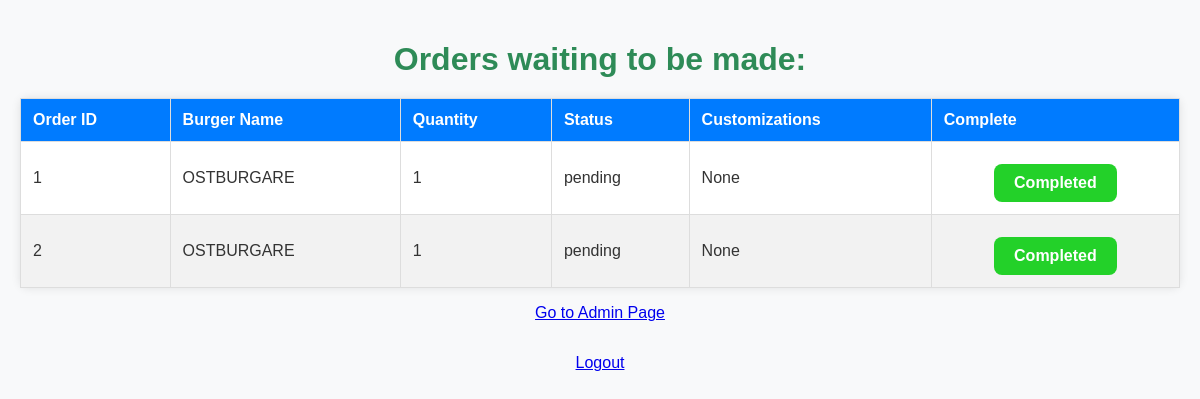
Page /kitchen (signed in) on the earlier database version.
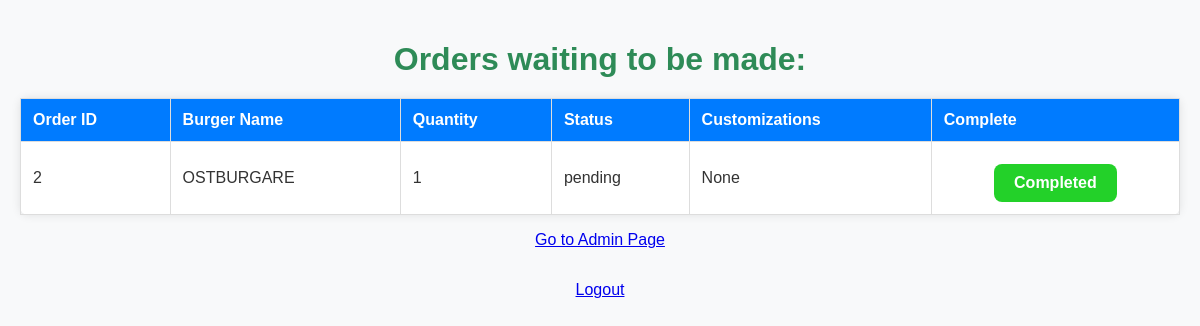
Same page on the later database version.
### tables this page shows
CREATE TABLE orders (
    id INTEGER PRIMARY KEY AUTOINCREMENT,
    burger_id INTEGER,
    quantity INTEGER,
    order_time TEXT,
    status TEXT,
    FOREIGN KEY (burger_id) REFERENCES burgers(id)
);

### app.py (the view)
@app.route('/kitchen')
def kitchen():
    if 'user_id' not in session:
        return redirect(url_for('login'))
    conn = connect_db()
    cursor = conn.cursor()
    cursor.execute("""
        SELECT orders.id, burgers.name, orders.quantity, orders.status,
               GROUP_CONCAT(customizations.customization, ', ') as customizations
        FROM orders
        JOIN burgers ON orders.burger_id = burgers.id
        LEFT JOIN customizations ON orders.id = customizations.order_id
        WHERE orders.status = 'pending'
        GROUP BY orders.id
    """)
    orders = cursor.fetchall()
    conn.close()
    return render_template('kitchenshow.html', orders=orders)

### app.py (called while the page is built)
def connect_db():
    conn = sqlite3.connect('burgers.db')
    return conn

### templates/kitchenshow.html (shortened to what this page needs)
<!DOCTYPE html>
<html lang="en">
<head>
    <link rel="stylesheet" href="/static/styles.css">
</head>
<body class="kitchen-show">
    <h1>Orders waiting to be made: </h1>
    <table>
        <thead>
            <tr>
                <th>Order ID</th>
                <th>Burger Name</th>
                <th>Quantity</th>
                <th>Status</th>
                <th>Customizations</th>
                <th>Complete</th>
            </tr>
        </thead>
        <tbody>
            {% for order in orders %}
            <tr>
                <td>{{ order[0] }}</td>
                <td>{{ order[1] }}</td>
                <td>{{ order[2] }}</td>
                <td>{{ order[3] }}</td>
                <td>{{ order[4] }}</td>
                <td>
                    <form action="/complete_order" method="POST">
                        <button type="submit"class="complete-btn">Completed</button>
                    </form>
                </td>
            </tr>
            {% endfor %}
            </tbody>
    </table>
    <p><a href="/admin">Go to Admin Page</a></p>
    <p><a href="/logout">Logout</a></p>
</body>
</html>

Differences in the rows shown:
no longer on this page (row edited): orders: id "1", order "OSTBURGARE", quantity "1", status "pending", order "None"
